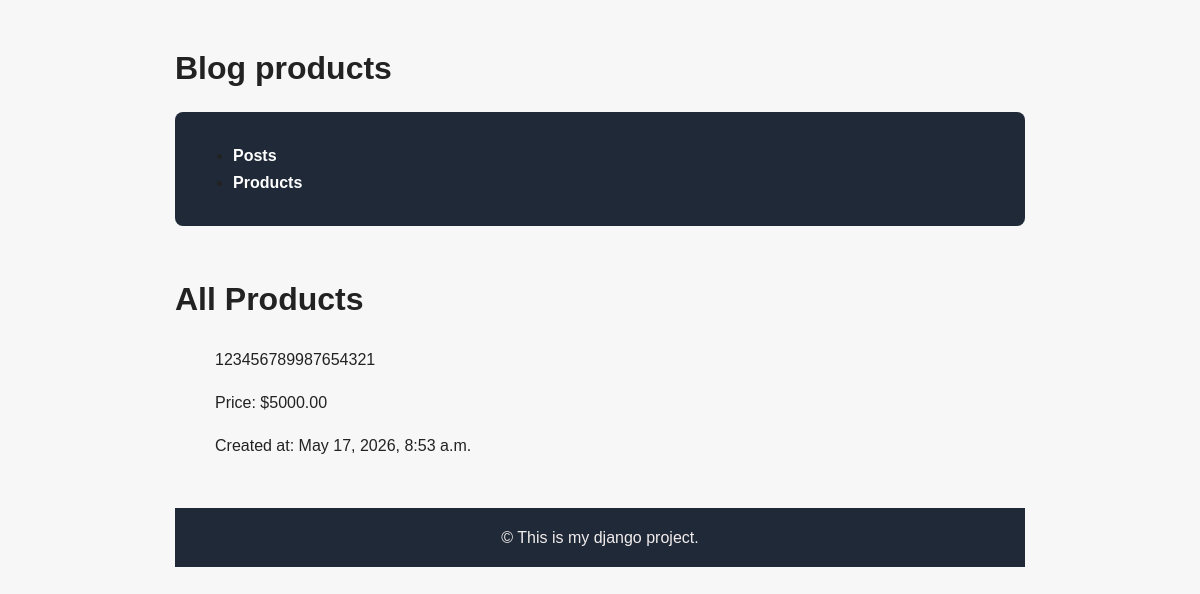
Screenshot of /products/ with the database file from the repository.
### blog/models.py (models this page shows, shortened)
class Product(models.Model):
    name = models.CharField(max_length=200)
    description = models.TextField()
    price = models.DecimalField(max_digits=10, decimal_places=2)
    created_at = models.DateTimeField(auto_now_add=True)
    is_published = models.BooleanField(default=False)

### blog/views.py (the view)
# urls.py: path('products/', views.product_list, name='product_list'),
def product_list(request):
    products = Product.objects.filter(is_published=True).order_by('-created_at')
    context = {
        'products': products
        }
    return render(request, 'blog/product.html', context)

### blog/templates/blog/product.html (shortened to what this page needs)
{% extends 'blog/base.html' %}
{% block header %}Blog products{% endblock %}
{% block content %}
    <h1>All Products</h1>
    <ul>
        {% for product in products %}
        <div>
            <p>{{ product.description }}</p>
            <p>Price: ${{ product.price }}</p>
            <p>Created at: {{ product.created_at }}</p>
        </div>
        {% endfor %}
    </ul>
{% endblock %}

### blog/static/blog/style.css (style rules this page uses)
body { font-family: Arial, sans-serif; max-width: 850px; margin: 0 auto; padding: 20px; background: #f7f7f7; color: #222; line-height: 1.7; display: flex; flex-direction: column; min-height: 100vh; }
h1 { margin-bottom: 16px; }

### rows the page displays
Product: description "123456789987654321", price "5000.00", created_at "May 17, 2026, 8:53 a.m."
